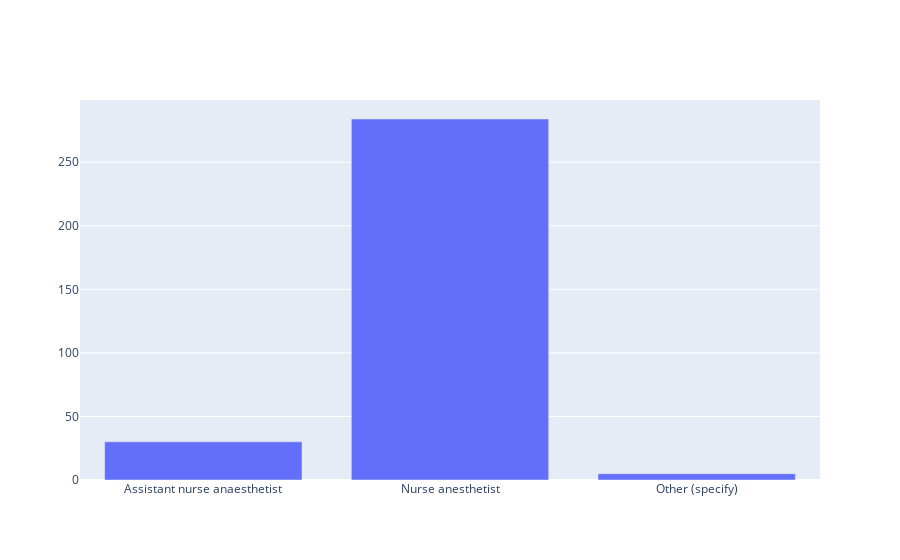

Source (notebook cell):
### Markdown cell above
### Figure

### Code cell
barchart()

### Figure 1 — Plotly figure (JSON) as saved in the notebook; plotly's stock layout.template omitted (floating-point values rounded to 4 significant figures)
{"data": [{"type": "bar", "x": ["Assistant nurse anaesthetist", "Nurse anesthetist", "Other (specify)"], "y": [30, 284, 5]}], "layout": {}}
